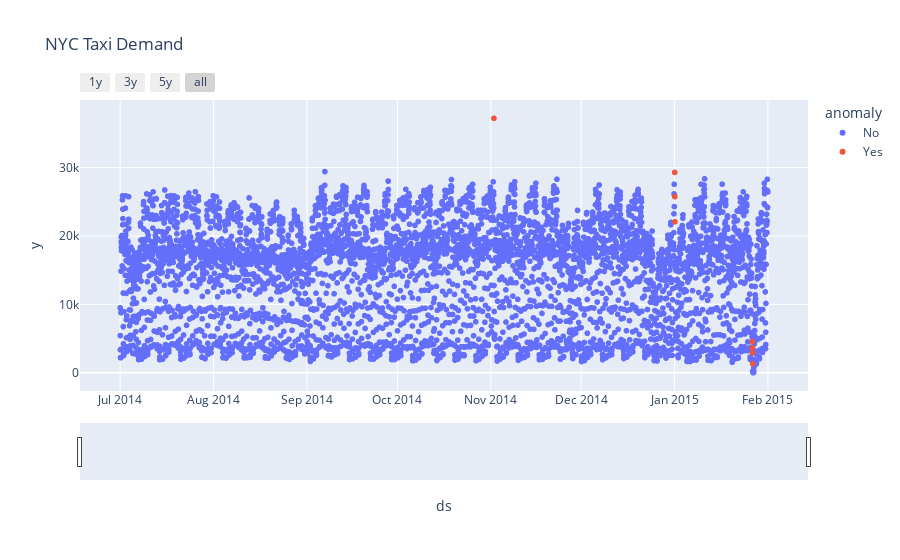

Here is the notebook cell this chart was saved with:
### Code cell
# visualize the anomaly data
fig = px.scatter(result_df.reset_index(), x='ds', y='y', color='anomaly', title='NYC Taxi Demand')

# slider
fig.update_xaxes(
            rangeslider_visible=True,
            rangeselector=dict(
                        buttons = list([
                                dict(count=1, label='1y', step='year', stepmode='backward'),
                                dict(count=2, label='3y', step='year', stepmode='backward'),
                                dict(count=2, label='5y', step='year', stepmode='backward'),
                                dict(step='all')
                        ])
            )
)

fig.show()

### Figure 1 — Plotly figure (JSON) as saved in the notebook; plotly's stock layout.template omitted (floating-point values rounded to 4 significant figures; data arrays with more than 128 entries replaced by an {"elided": "..."} marker saying what was removed)
{"data": [{"hovertemplate": "anomaly=No<br>ds=%{x}<br>y=%{y}<extra></extra>", "legendgroup": "No", "marker": {"color": "#636efa", "symbol": "circle"}, "mode": "markers", "name": "No", "showlegend": true, "type": "scattergl", "x": {"elided": "5152 str values"}, "xaxis": "x", "y": {"elided": "5152 float values"}, "yaxis": "y"}, {"hovertemplate": "anomaly=Yes<br>ds=%{x}<br>y=%{y}<extra></extra>", "legendgroup": "Yes", "marker": {"color": "#EF553B", "symbol": "circle"}, "mode": "markers", "name": "Yes", "showlegend": true, "type": "scattergl", "x": ["2014-11-02T01:00:00", "2015-01-01T01:00:00", "2015-01-01T02:00:00", "2015-01-01T03:00:00", "2015-01-26T19:00:00", "2015-01-26T20:00:00", "2015-01-26T21:00:00", "2015-01-26T22:00:00"], "xaxis": "x", "y": [37200.0, 29292, 25750.0, 22067, 4566.0, 3630.0, 2907, 1324.0], "yaxis": "y"}], "layout": {"legend": {"title": {"text": "anomaly"}, "tracegroupgap": 0}, "title": {"text": "NYC Taxi Demand"}, "xaxis": {"anchor": "y", "domain": [0, 1], "rangeselector": {"buttons": [{"count": 1, "label": "1y", "step": "year", "stepmode": "backward"}, {"count": 2, "label": "3y", "step": "year", "stepmode": "backward"}, {"count": 2, "label": "5y", "step": "year", "stepmode": "backward"}, {"step": "all"}]}, "rangeslider": {"visible": true}, "title": {"text": "ds"}}, "yaxis": {"anchor": "x", "domain": [0, 1], "title": {"text": "y"}}}}
